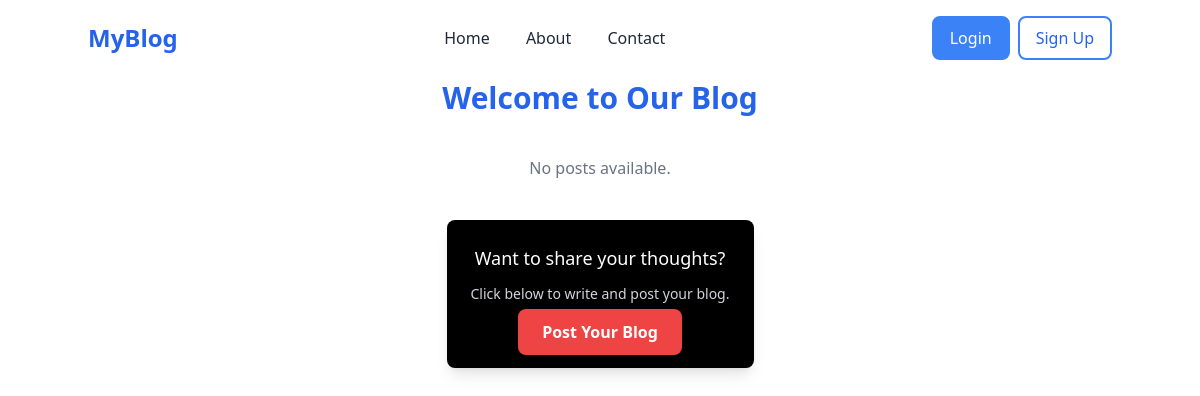
Before: / with the older database file.
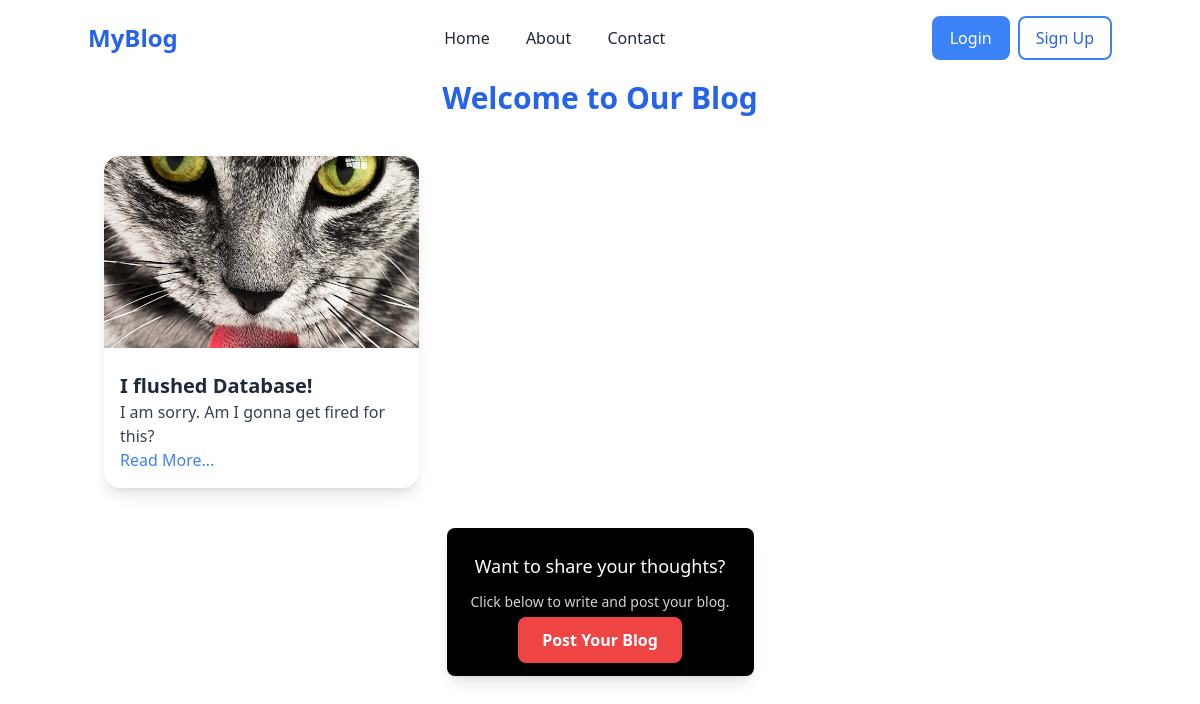
After: the same page with the newer database file.
### blog/models.py (models this page shows, shortened)
class Post(models.Model):
    title=models.CharField(max_length=200)
    content=models.TextField()
    author=models.CharField(max_length=100)
    created_at=models.DateTimeField(auto_now_add=True)
    updated_at=models.DateTimeField(auto_now=True)
    image = models.ImageField(upload_to='blog_images/', null=True, blank=True)

### blog/views.py (the view)
# urls.py: path('', views.home, name='home'),
def home(request):
    posts=Post.objects.all()
    return render(request,'home.html',{'posts':posts})

### blog/templates/home.html
{% extends 'base.html' %}
{% block content %}
<div class="container mx-auto pt-20 px-4">
    <h1 class="text-center text-3xl font-bold text-blue-600 mb-10">Welcome to Our Blog</h1>
    <div class="grid md:grid-cols-3 gap-6">
        {% for post in posts %}
        <div class="bg-white rounded-2xl shadow-lg overflow-hidden transition-transform transform hover:scale-105 hover:shadow-xl">
            {% if post.image %}
            <img src="{{ post.image.url }}" alt="Post Image" class="w-full h-48 object-cover">
            {% else %}
            <img src="https://via.placeholder.com/300" alt="No Image" class="w-full h-48 object-cover">
            {% endif %}
            <div class="p-4">
                <h2 class="text-xl font-semibold text-gray-800 mt-2">{{ post.title }}</h2>
                <p class="text-gray-700">{{ post.content|truncatechars:100 }}</p>
                <a href="{% url 'blog' post.id %}" class="text-blue-500 hover:underline">Read More...</a>
            </div>
        </div>
        {% empty %}
        <p class="col-span-3 text-center text-gray-500">No posts available.</p>
        {% endfor %}
    </div>
</div>
<div class="flex justify-center mt-10">
    <div class="bg-black text-white p-6 rounded-lg shadow-lg text-center">
        <p class="mb-3 text-lg">Want to share your thoughts?</p>
        <p class="text-gray-300 text-sm mb-4">Click below to write and post your blog.</p>
        <a href="{%url 'postblog' %}" class="bg-red-500 text-white px-6 py-3 rounded-lg font-bold shadow-md
           hover:bg-red-600 transform hover:scale-105 transition">
            Post Your Blog
        </a>
    </div>
</div>
{% endblock %}

Changed rows visible on the page:
added Post: image (picture), title "I flushed Database!", content "I am sorry. Am I gonna get fired for this?"
Other visible differences:
text no longer shown: "No posts available."
